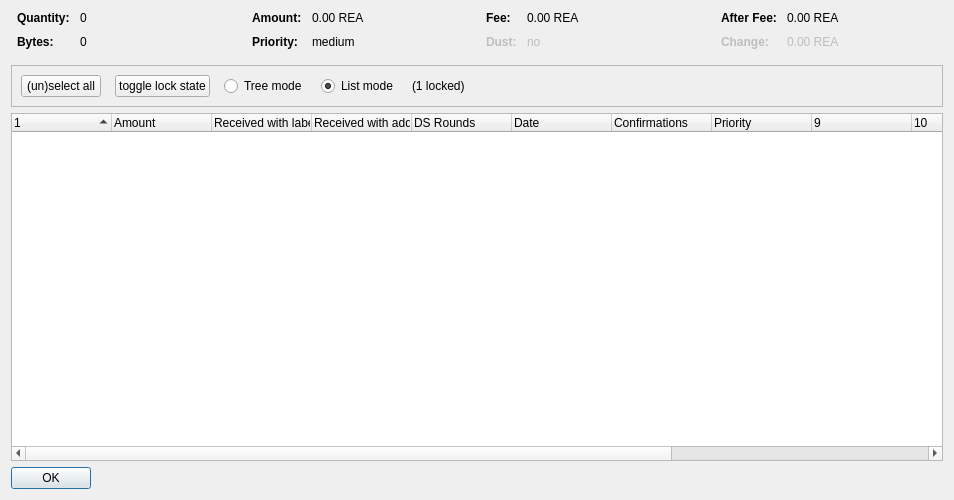
<?xml version="1.0" encoding="UTF-8"?>
<ui version="4.0">
 <class>CoinControlDialog</class>
 <widget class="QDialog" name="CoinControlDialog">
  <property name="geometry">
   <rect>
    <x>0</x>
    <y>0</y>
    <width>954</width>
    <height>500</height>
   </rect>
  </property>
  <property name="windowTitle">
   <string>Coin Selection</string>
  </property>
  <layout class="QVBoxLayout" name="verticalLayout">
   <item>
    <layout class="QHBoxLayout" name="horizontalLayoutTop" stretch="0,0,0,0">
     <property name="topMargin">
      <number>0</number>
     </property>
     <property name="bottomMargin">
      <number>10</number>
     </property>
     <item>
      <layout class="QFormLayout" name="formLayoutCoinControl1">
       <property name="horizontalSpacing">
        <number>10</number>
       </property>
       <property name="verticalSpacing">
        <number>10</number>
       </property>
       <property name="leftMargin">
        <number>6</number>
       </property>
       <property name="rightMargin">
        <number>6</number>
       </property>
       <item row="0" column="0">
        <widget class="QLabel" name="labelCoinControlQuantityText">
         <property name="font">
          <font>
           <weight>75</weight>
           <bold>true</bold>
          </font>
         </property>
         <property name="text">
          <string>Quantity:</string>
         </property>
        </widget>
       </item>
       <item row="0" column="1">
        <widget class="QLabel" name="labelCoinControlQuantity">
         <property name="cursor">
          <cursorShape>IBeamCursor</cursorShape>
         </property>
         <property name="contextMenuPolicy">
          <enum>Qt::ActionsContextMenu</enum>
         </property>
         <property name="text">
          <string notr="true">0</string>
         </property>
         <property name="textInteractionFlags">
          <set>Qt::LinksAccessibleByMouse|Qt::TextSelectableByKeyboard|Qt::TextSelectableByMouse</set>
         </property>
        </widget>
       </item>
       <item row="1" column="0">
        <widget class="QLabel" name="labelCoinControlBytesText">
         <property name="font">
          <font>
           <weight>75</weight>
           <bold>true</bold>
          </font>
         </property>
         <property name="text">
          <string>Bytes:</string>
         </property>
        </widget>
       </item>
       <item row="1" column="1">
        <widget class="QLabel" name="labelCoinControlBytes">
         <property name="cursor">
          <cursorShape>IBeamCursor</cursorShape>
         </property>
         <property name="contextMenuPolicy">
          <enum>Qt::ActionsContextMenu</enum>
         </property>
         <property name="text">
          <string notr="true">0</string>
         </property>
         <property name="textInteractionFlags">
          <set>Qt::LinksAccessibleByMouse|Qt::TextSelectableByKeyboard|Qt::TextSelectableByMouse</set>
         </property>
        </widget>
       </item>
      </layout>
     </item>
     <item>
      <layout class="QFormLayout" name="formLayoutCoinControl2">
       <property name="horizontalSpacing">
        <number>10</number>
       </property>
       <property name="verticalSpacing">
        <number>10</number>
       </property>
       <property name="leftMargin">
        <number>6</number>
       </property>
       <property name="rightMargin">
        <number>6</number>
       </property>
       <item row="0" column="0">
        <widget class="QLabel" name="labelCoinControlAmountText">
         <property name="font">
          <font>
           <weight>75</weight>
           <bold>true</bold>
          </font>
         </property>
         <property name="text">
          <string>Amount:</string>
         </property>
        </widget>
       </item>
       <item row="0" column="1">
        <widget class="QLabel" name="labelCoinControlAmount">
         <property name="cursor">
          <cursorShape>IBeamCursor</cursorShape>
         </property>
         <property name="contextMenuPolicy">
          <enum>Qt::ActionsContextMenu</enum>
         </property>
         <property name="text">
          <string notr="true">0.00 REA</string>
         </property>
         <property name="textInteractionFlags">
          <set>Qt::LinksAccessibleByMouse|Qt::TextSelectableByKeyboard|Qt::TextSelectableByMouse</set>
         </property>
        </widget>
       </item>
       <item row="1" column="0">
        <widget class="QLabel" name="labelCoinControlPriorityText">
         <property name="font">
          <font>
           <weight>75</weight>
           <bold>true</bold>
          </font>
         </property>
         <property name="text">
          <string>Priority:</string>
         </property>
        </widget>
       </item>
       <item row="1" column="1">
        <widget class="QLabel" name="labelCoinControlPriority">
         <property name="cursor">
          <cursorShape>IBeamCursor</cursorShape>
         </property>
         <property name="contextMenuPolicy">
          <enum>Qt::ActionsContextMenu</enum>
         </property>
         <property name="text">
          <string>medium</string>
         </property>
         <property name="textInteractionFlags">
          <set>Qt::LinksAccessibleByMouse|Qt::TextSelectableByKeyboard|Qt::TextSelectableByMouse</set>
         </property>
        </widget>
       </item>
      </layout>
     </item>
     <item>
      <layout class="QFormLayout" name="formLayoutCoinControl3">
       <property name="horizontalSpacing">
        <number>10</number>
       </property>
       <property name="verticalSpacing">
        <number>10</number>
       </property>
       <property name="leftMargin">
        <number>6</number>
       </property>
       <property name="rightMargin">
        <number>6</number>
       </property>
       <item row="0" column="0">
        <widget class="QLabel" name="labelCoinControlFeeText">
         <property name="font">
          <font>
           <weight>75</weight>
           <bold>true</bold>
          </font>
         </property>
         <property name="text">
          <string>Fee:</string>
         </property>
        </widget>
       </item>
       <item row="0" column="1">
        <widget class="QLabel" name="labelCoinControlFee">
         <property name="cursor">
          <cursorShape>IBeamCursor</cursorShape>
         </property>
         <property name="contextMenuPolicy">
          <enum>Qt::ActionsContextMenu</enum>
         </property>
         <property name="text">
          <string notr="true">0.00 REA</string>
         </property>
         <property name="textInteractionFlags">
          <set>Qt::LinksAccessibleByMouse|Qt::TextSelectableByKeyboard|Qt::TextSelectableByMouse</set>
         </property>
        </widget>
       </item>
       <item row="1" column="0">
        <widget class="QLabel" name="labelCoinControlLowOutputText">
         <property name="enabled">
          <bool>false</bool>
         </property>
         <property name="font">
          <font>
           <weight>75</weight>
           <bold>true</bold>
          </font>
         </property>
         <property name="text">
          <string>Dust:</string>
         </property>
        </widget>
       </item>
       <item row="1" column="1">
        <widget class="QLabel" name="labelCoinControlLowOutput">
         <property name="enabled">
          <bool>false</bool>
         </property>
         <property name="cursor">
          <cursorShape>IBeamCursor</cursorShape>
         </property>
         <property name="contextMenuPolicy">
          <enum>Qt::ActionsContextMenu</enum>
         </property>
         <property name="text">
          <string>no</string>
         </property>
         <property name="textInteractionFlags">
          <set>Qt::LinksAccessibleByMouse|Qt::TextSelectableByKeyboard|Qt::TextSelectableByMouse</set>
         </property>
        </widget>
       </item>
      </layout>
     </item>
     <item>
      <layout class="QFormLayout" name="formLayoutCoinControl4">
       <property name="horizontalSpacing">
        <number>10</number>
       </property>
       <property name="verticalSpacing">
        <number>10</number>
       </property>
       <property name="leftMargin">
        <number>6</number>
       </property>
       <property name="rightMargin">
        <number>6</number>
       </property>
       <item row="0" column="0">
        <widget class="QLabel" name="labelCoinControlAfterFeeText">
         <property name="font">
          <font>
           <weight>75</weight>
           <bold>true</bold>
          </font>
         </property>
         <property name="text">
          <string>After Fee:</string>
         </property>
        </widget>
       </item>
       <item row="0" column="1">
        <widget class="QLabel" name="labelCoinControlAfterFee">
         <property name="cursor">
          <cursorShape>IBeamCursor</cursorShape>
         </property>
         <property name="contextMenuPolicy">
          <enum>Qt::ActionsContextMenu</enum>
         </property>
         <property name="text">
          <string notr="true">0.00 REA</string>
         </property>
         <property name="textInteractionFlags">
          <set>Qt::LinksAccessibleByMouse|Qt::TextSelectableByKeyboard|Qt::TextSelectableByMouse</set>
         </property>
        </widget>
       </item>
       <item row="1" column="0">
        <widget class="QLabel" name="labelCoinControlChangeText">
         <property name="enabled">
          <bool>false</bool>
         </property>
         <property name="font">
          <font>
           <weight>75</weight>
           <bold>true</bold>
          </font>
         </property>
         <property name="text">
          <string>Change:</string>
         </property>
        </widget>
       </item>
       <item row="1" column="1">
        <widget class="QLabel" name="labelCoinControlChange">
         <property name="enabled">
          <bool>false</bool>
         </property>
         <property name="cursor">
          <cursorShape>IBeamCursor</cursorShape>
         </property>
         <property name="contextMenuPolicy">
          <enum>Qt::ActionsContextMenu</enum>
         </property>
         <property name="text">
          <string notr="true">0.00 REA</string>
         </property>
         <property name="textInteractionFlags">
          <set>Qt::LinksAccessibleByMouse|Qt::TextSelectableByKeyboard|Qt::TextSelectableByMouse</set>
         </property>
        </widget>
       </item>
      </layout>
     </item>
    </layout>
   </item>
   <item>
    <widget class="QFrame" name="frame">
     <property name="minimumSize">
      <size>
       <width>0</width>
       <height>40</height>
      </size>
     </property>
     <property name="frameShape">
      <enum>QFrame::StyledPanel</enum>
     </property>
     <property name="frameShadow">
      <enum>QFrame::Sunken</enum>
     </property>
     <layout class="QHBoxLayout" name="horizontalLayout">
      <item>
       <layout class="QHBoxLayout" name="horizontalLayoutPanel" stretch="0,0,0,0,0,0">
        <property name="spacing">
         <number>14</number>
        </property>
        <item>
         <widget class="QPushButton" name="pushButtonSelectAll">
          <property name="sizePolicy">
           <sizepolicy hsizetype="Maximum" vsizetype="Fixed">
            <horstretch>0</horstretch>
            <verstretch>0</verstretch>
           </sizepolicy>
          </property>
          <property name="text">
           <string>(un)select all</string>
          </property>
          <property name="autoDefault">
           <bool>false</bool>
          </property>
         </widget>
        </item>
        <item>
         <widget class="QPushButton" name="pushButtonToggleLock">
          <property name="sizePolicy">
           <sizepolicy hsizetype="Maximum" vsizetype="Fixed">
            <horstretch>0</horstretch>
            <verstretch>0</verstretch>
           </sizepolicy>
          </property>
          <property name="text">
           <string>toggle lock state</string>
          </property>
          <property name="autoDefault">
           <bool>false</bool>
          </property>
         </widget>
        </item>
        <item>
         <widget class="QRadioButton" name="radioTreeMode">
          <property name="sizePolicy">
           <sizepolicy hsizetype="Maximum" vsizetype="Fixed">
            <horstretch>0</horstretch>
            <verstretch>0</verstretch>
           </sizepolicy>
          </property>
          <property name="text">
           <string>Tree mode</string>
          </property>
         </widget>
        </item>
        <item>
         <widget class="QRadioButton" name="radioListMode">
          <property name="sizePolicy">
           <sizepolicy hsizetype="Maximum" vsizetype="Fixed">
            <horstretch>0</horstretch>
            <verstretch>0</verstretch>
           </sizepolicy>
          </property>
          <property name="text">
           <string>List mode</string>
          </property>
          <property name="checked">
           <bool>true</bool>
          </property>
         </widget>
        </item>
        <item>
         <widget class="QLabel" name="labelLocked">
          <property name="text">
           <string>(1 locked)</string>
          </property>
         </widget>
        </item>
        <item>
         <spacer name="horizontalSpacer">
          <property name="orientation">
           <enum>Qt::Horizontal</enum>
          </property>
          <property name="sizeHint" stdset="0">
           <size>
            <width>40</width>
            <height>20</height>
           </size>
          </property>
         </spacer>
        </item>
       </layout>
      </item>
     </layout>
    </widget>
   </item>
   <item>
    <widget class="CoinControlTreeWidget" name="treeWidget">
     <property name="contextMenuPolicy">
      <enum>Qt::CustomContextMenu</enum>
     </property>
     <property name="sortingEnabled">
      <bool>false</bool>
     </property>
     <property name="columnCount">
      <number>13</number>
     </property>
     <attribute name="headerShowSortIndicator" stdset="0">
      <bool>true</bool>
     </attribute>
     <attribute name="headerStretchLastSection">
      <bool>false</bool>
     </attribute>
     <column>
      <property name="text">
       <string/>
      </property>
     </column>
     <column>
      <property name="text">
       <string>Amount</string>
      </property>
     </column>
     <column>
      <property name="text">
       <string>Received with label</string>
      </property>
     </column>
     <column>
      <property name="text">
       <string>Received with address</string>
      </property>
     </column>
     <column>
      <property name="text">
       <string>DS Rounds</string>
      </property>
     </column>
     <column>
      <property name="text">
       <string>Date</string>
      </property>
     </column>
     <column>
      <property name="text">
       <string>Confirmations</string>
      </property>
      <property name="toolTip">
       <string>Confirmed</string>
      </property>
     </column>
     <column>
      <property name="text">
       <string>Priority</string>
      </property>
     </column>
     <column>
      <property name="text">
       <string/>
      </property>
     </column>
     <column>
      <property name="text">
       <string/>
      </property>
     </column>
     <column>
      <property name="text">
       <string/>
      </property>
     </column>
     <column>
      <property name="text">
       <string/>
      </property>
     </column>
     <column>
      <property name="text">
       <string/>
      </property>
     </column>
    </widget>
   </item>
   <item>
    <widget class="QDialogButtonBox" name="buttonBox">
     <property name="sizePolicy">
      <sizepolicy hsizetype="Maximum" vsizetype="Fixed">
       <horstretch>0</horstretch>
       <verstretch>0</verstretch>
      </sizepolicy>
     </property>
     <property name="orientation">
      <enum>Qt::Horizontal</enum>
     </property>
     <property name="standardButtons">
      <set>QDialogButtonBox::Ok</set>
     </property>
    </widget>
   </item>
  </layout>
 </widget>
 <customwidgets>
  <customwidget>
   <class>CoinControlTreeWidget</class>
   <extends>QTreeWidget</extends>
   <header>coincontroltreewidget.h</header>
  </customwidget>
 </customwidgets>
 <resources/>
 <connections/>
</ui>
